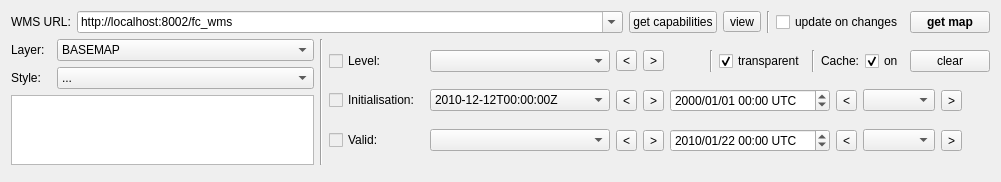
<ui version="4.0" >
 <class>WMSDockWidget</class>
 <widget class="QWidget" name="WMSDockWidget" >
  <property name="geometry" >
   <rect>
    <x>0</x>
    <y>0</y>
    <width>1001</width>
    <height>155</height>
   </rect>
  </property>
  <property name="sizePolicy" >
   <sizepolicy vsizetype="Minimum" hsizetype="Expanding" >
    <horstretch>0</horstretch>
    <verstretch>0</verstretch>
   </sizepolicy>
  </property>
  <property name="minimumSize" >
   <size>
    <width>1001</width>
    <height>0</height>
   </size>
  </property>
  <property name="maximumSize" >
   <size>
    <width>16777215</width>
    <height>155</height>
   </size>
  </property>
  <property name="windowTitle" >
   <string>WMS Dock Widget</string>
  </property>
  <layout class="QVBoxLayout" name="verticalLayout_4" >
   <item>
    <layout class="QHBoxLayout" name="horizontalLayout_9" >
     <item>
      <widget class="QLabel" name="label_7" >
       <property name="text" >
        <string>WMS URL:</string>
       </property>
      </widget>
     </item>
     <item>
      <widget class="QComboBox" name="cbWMS_URL" >
       <property name="sizePolicy" >
        <sizepolicy vsizetype="Fixed" hsizetype="Expanding" >
         <horstretch>0</horstretch>
         <verstretch>0</verstretch>
        </sizepolicy>
       </property>
       <property name="toolTip" >
        <string>Enter a valid WMS URL here.</string>
       </property>
       <property name="editable" >
        <bool>true</bool>
       </property>
       <item>
        <property name="text" >
         <string>http://localhost:8002/fc_wms</string>
        </property>
       </item>
       <item>
        <property name="text" >
         <string>http://osm.omniscale.net/proxy/service</string>
        </property>
       </item>
      </widget>
     </item>
     <item>
      <widget class="QPushButton" name="btGetCapabilities" >
       <property name="toolTip" >
        <string>Request the capabilities from the WMS server.</string>
       </property>
       <property name="text" >
        <string>get capabilities</string>
       </property>
      </widget>
     </item>
     <item>
      <widget class="QToolButton" name="tbViewCapabilities" >
       <property name="text" >
        <string>view</string>
       </property>
      </widget>
     </item>
     <item>
      <widget class="Line" name="line_4" >
       <property name="orientation" >
        <enum>Qt::Vertical</enum>
       </property>
      </widget>
     </item>
     <item>
      <widget class="QCheckBox" name="cbAutoUpdate" >
       <property name="sizePolicy" >
        <sizepolicy vsizetype="Minimum" hsizetype="Minimum" >
         <horstretch>0</horstretch>
         <verstretch>0</verstretch>
        </sizepolicy>
       </property>
       <property name="maximumSize" >
        <size>
         <width>200</width>
         <height>16777215</height>
        </size>
       </property>
       <property name="toolTip" >
        <string>Automatically request an updated map when the layer parameters have changed.</string>
       </property>
       <property name="text" >
        <string>update on changes</string>
       </property>
      </widget>
     </item>
     <item>
      <widget class="QPushButton" name="btGetMap" >
       <property name="maximumSize" >
        <size>
         <width>200</width>
         <height>16777215</height>
        </size>
       </property>
       <property name="font" >
        <font>
         <weight>75</weight>
         <bold>true</bold>
        </font>
       </property>
       <property name="toolTip" >
        <string>Request a map with the specifed parameters.</string>
       </property>
       <property name="text" >
        <string>get map</string>
       </property>
      </widget>
     </item>
    </layout>
   </item>
   <item>
    <layout class="QHBoxLayout" name="horizontalLayout_5" >
     <item>
      <layout class="QVBoxLayout" name="verticalLayout" >
       <item>
        <layout class="QHBoxLayout" name="horizontalLayout" >
         <item>
          <widget class="QLabel" name="label_8" >
           <property name="sizePolicy" >
            <sizepolicy vsizetype="Preferred" hsizetype="Fixed" >
             <horstretch>0</horstretch>
             <verstretch>0</verstretch>
            </sizepolicy>
           </property>
           <property name="minimumSize" >
            <size>
             <width>40</width>
             <height>0</height>
            </size>
           </property>
           <property name="text" >
            <string>Layer:</string>
           </property>
          </widget>
         </item>
         <item>
          <widget class="QComboBox" name="cbLayer" >
           <property name="sizePolicy" >
            <sizepolicy vsizetype="Minimum" hsizetype="MinimumExpanding" >
             <horstretch>0</horstretch>
             <verstretch>0</verstretch>
            </sizepolicy>
           </property>
           <property name="minimumSize" >
            <size>
             <width>200</width>
             <height>0</height>
            </size>
           </property>
           <property name="maximumSize" >
            <size>
             <width>16777215</width>
             <height>16777215</height>
            </size>
           </property>
           <property name="sizeAdjustPolicy" >
            <enum>QComboBox::AdjustToContentsOnFirstShow</enum>
           </property>
           <property name="minimumContentsLength" >
            <number>0</number>
           </property>
           <item>
            <property name="text" >
             <string>BASEMAP</string>
            </property>
           </item>
           <item>
            <property name="text" >
             <string>MSLP</string>
            </property>
           </item>
           <item>
            <property name="text" >
             <string>TCC</string>
            </property>
           </item>
          </widget>
         </item>
        </layout>
       </item>
       <item>
        <layout class="QHBoxLayout" name="horizontalLayout_2" >
         <item>
          <widget class="QLabel" name="label_11" >
           <property name="sizePolicy" >
            <sizepolicy vsizetype="Preferred" hsizetype="Fixed" >
             <horstretch>0</horstretch>
             <verstretch>0</verstretch>
            </sizepolicy>
           </property>
           <property name="minimumSize" >
            <size>
             <width>40</width>
             <height>0</height>
            </size>
           </property>
           <property name="text" >
            <string>Style:</string>
           </property>
          </widget>
         </item>
         <item>
          <widget class="QComboBox" name="cbStyle" >
           <property name="sizePolicy" >
            <sizepolicy vsizetype="Minimum" hsizetype="MinimumExpanding" >
             <horstretch>0</horstretch>
             <verstretch>0</verstretch>
            </sizepolicy>
           </property>
           <property name="minimumSize" >
            <size>
             <width>200</width>
             <height>0</height>
            </size>
           </property>
           <property name="maximumSize" >
            <size>
             <width>16777215</width>
             <height>16777215</height>
            </size>
           </property>
           <property name="sizeAdjustPolicy" >
            <enum>QComboBox::AdjustToContentsOnFirstShow</enum>
           </property>
           <property name="frame" >
            <bool>true</bool>
           </property>
           <item>
            <property name="text" >
             <string>...</string>
            </property>
           </item>
          </widget>
         </item>
        </layout>
       </item>
       <item>
        <widget class="QTextEdit" name="teLayerAbstract" >
         <property name="minimumSize" >
          <size>
           <width>242</width>
           <height>0</height>
          </size>
         </property>
         <property name="readOnly" >
          <bool>true</bool>
         </property>
         <property name="html" >
          <string>&lt;!DOCTYPE HTML PUBLIC "-//W3C//DTD HTML 4.0//EN" "http://www.w3.org/TR/REC-html40/strict.dtd">
&lt;html>&lt;head>&lt;meta name="qrichtext" content="1" />&lt;style type="text/css">
p, li { white-space: pre-wrap; }
&lt;/style>&lt;/head>&lt;body style=" font-family:'Sans Serif'; font-size:10pt; font-weight:400; font-style:normal;">
&lt;p style="-qt-paragraph-type:empty; margin-top:0px; margin-bottom:0px; margin-left:0px; margin-right:0px; -qt-block-indent:0; text-indent:0px;">&lt;/p>&lt;/body>&lt;/html></string>
         </property>
        </widget>
       </item>
      </layout>
     </item>
     <item>
      <widget class="Line" name="line_2" >
       <property name="orientation" >
        <enum>Qt::Vertical</enum>
       </property>
      </widget>
     </item>
     <item>
      <layout class="QVBoxLayout" name="verticalLayout_2" >
       <item>
        <layout class="QHBoxLayout" name="horizontalLayout_4" >
         <item>
          <widget class="QCheckBox" name="cbLevelOn" >
           <property name="enabled" >
            <bool>false</bool>
           </property>
           <property name="minimumSize" >
            <size>
             <width>95</width>
             <height>0</height>
            </size>
           </property>
           <property name="maximumSize" >
            <size>
             <width>120</width>
             <height>16777215</height>
            </size>
           </property>
           <property name="palette" >
            <palette>
             <active>
              <colorrole role="WindowText" >
               <brush brushstyle="SolidPattern" >
                <color alpha="255" >
                 <red>20</red>
                 <green>19</green>
                 <blue>18</blue>
                </color>
               </brush>
              </colorrole>
             </active>
             <inactive>
              <colorrole role="WindowText" >
               <brush brushstyle="SolidPattern" >
                <color alpha="255" >
                 <red>20</red>
                 <green>19</green>
                 <blue>18</blue>
                </color>
               </brush>
              </colorrole>
             </inactive>
             <disabled>
              <colorrole role="WindowText" >
               <brush brushstyle="SolidPattern" >
                <color alpha="255" >
                 <red>0</red>
                 <green>0</green>
                 <blue>0</blue>
                </color>
               </brush>
              </colorrole>
             </disabled>
            </palette>
           </property>
           <property name="text" >
            <string>Level:</string>
           </property>
           <property name="checkable" >
            <bool>true</bool>
           </property>
          </widget>
         </item>
         <item>
          <widget class="QComboBox" name="cbLevel" >
           <property name="sizePolicy" >
            <sizepolicy vsizetype="Fixed" hsizetype="Minimum" >
             <horstretch>0</horstretch>
             <verstretch>0</verstretch>
            </sizepolicy>
           </property>
           <property name="minimumSize" >
            <size>
             <width>180</width>
             <height>0</height>
            </size>
           </property>
           <property name="maximumSize" >
            <size>
             <width>250</width>
             <height>16777215</height>
            </size>
           </property>
           <property name="toolTip" >
            <string>Elevation values provided by the WMS server.</string>
           </property>
          </widget>
         </item>
         <item>
          <widget class="QToolButton" name="tbLevel_back" >
           <property name="text" >
            <string>&lt;</string>
           </property>
          </widget>
         </item>
         <item>
          <widget class="QToolButton" name="tbLevel_fwd" >
           <property name="text" >
            <string>></string>
           </property>
          </widget>
         </item>
         <item>
          <spacer name="horizontalSpacer" >
           <property name="orientation" >
            <enum>Qt::Horizontal</enum>
           </property>
           <property name="sizeHint" stdset="0" >
            <size>
             <width>40</width>
             <height>20</height>
            </size>
           </property>
          </spacer>
         </item>
         <item>
          <widget class="Line" name="line_5" >
           <property name="orientation" >
            <enum>Qt::Vertical</enum>
           </property>
          </widget>
         </item>
         <item>
          <widget class="QCheckBox" name="cbTransparent" >
           <property name="text" >
            <string>transparent</string>
           </property>
           <property name="checked" >
            <bool>true</bool>
           </property>
          </widget>
         </item>
         <item>
          <widget class="Line" name="line_3" >
           <property name="orientation" >
            <enum>Qt::Vertical</enum>
           </property>
          </widget>
         </item>
         <item>
          <widget class="QLabel" name="label" >
           <property name="text" >
            <string>Cache:</string>
           </property>
          </widget>
         </item>
         <item>
          <widget class="QCheckBox" name="cbCacheEnabled" >
           <property name="toolTip" >
            <string>Enable the image cache (retrieved images will be stored locally to speed up repeated retrievals).</string>
           </property>
           <property name="text" >
            <string>on</string>
           </property>
           <property name="checked" >
            <bool>true</bool>
           </property>
           <property name="tristate" >
            <bool>false</bool>
           </property>
          </widget>
         </item>
         <item>
          <widget class="QPushButton" name="btClearCache" >
           <property name="toolTip" >
            <string>Clear all cache contents.</string>
           </property>
           <property name="text" >
            <string>clear</string>
           </property>
          </widget>
         </item>
        </layout>
       </item>
       <item>
        <layout class="QHBoxLayout" name="horizontalLayout_3" >
         <item>
          <widget class="QCheckBox" name="cbInitialisationOn" >
           <property name="enabled" >
            <bool>false</bool>
           </property>
           <property name="minimumSize" >
            <size>
             <width>95</width>
             <height>0</height>
            </size>
           </property>
           <property name="maximumSize" >
            <size>
             <width>120</width>
             <height>16777215</height>
            </size>
           </property>
           <property name="palette" >
            <palette>
             <active>
              <colorrole role="WindowText" >
               <brush brushstyle="SolidPattern" >
                <color alpha="255" >
                 <red>20</red>
                 <green>19</green>
                 <blue>18</blue>
                </color>
               </brush>
              </colorrole>
             </active>
             <inactive>
              <colorrole role="WindowText" >
               <brush brushstyle="SolidPattern" >
                <color alpha="255" >
                 <red>20</red>
                 <green>19</green>
                 <blue>18</blue>
                </color>
               </brush>
              </colorrole>
             </inactive>
             <disabled>
              <colorrole role="WindowText" >
               <brush brushstyle="SolidPattern" >
                <color alpha="255" >
                 <red>0</red>
                 <green>0</green>
                 <blue>0</blue>
                </color>
               </brush>
              </colorrole>
             </disabled>
            </palette>
           </property>
           <property name="text" >
            <string>Initialisation:</string>
           </property>
          </widget>
         </item>
         <item>
          <widget class="QComboBox" name="cbInitTime" >
           <property name="sizePolicy" >
            <sizepolicy vsizetype="Fixed" hsizetype="Minimum" >
             <horstretch>0</horstretch>
             <verstretch>0</verstretch>
            </sizepolicy>
           </property>
           <property name="minimumSize" >
            <size>
             <width>180</width>
             <height>0</height>
            </size>
           </property>
           <property name="maximumSize" >
            <size>
             <width>250</width>
             <height>16777215</height>
            </size>
           </property>
           <property name="toolTip" >
            <string>Forecast initialisation time (base time) values provided by the WMS server.</string>
           </property>
           <item>
            <property name="text" >
             <string>2010-12-12T00:00:00Z</string>
            </property>
           </item>
          </widget>
         </item>
         <item>
          <widget class="QToolButton" name="tbInitTime_cbback" >
           <property name="text" >
            <string>&lt;</string>
           </property>
          </widget>
         </item>
         <item>
          <widget class="QToolButton" name="tbInitTime_cbfwd" >
           <property name="text" >
            <string>></string>
           </property>
          </widget>
         </item>
         <item>
          <widget class="QDateTimeEdit" name="dteInitTime" >
           <property name="minimumSize" >
            <size>
             <width>160</width>
             <height>0</height>
            </size>
           </property>
           <property name="maximumSize" >
            <size>
             <width>160</width>
             <height>16777215</height>
            </size>
           </property>
           <property name="font" >
            <font>
             <weight>50</weight>
             <bold>false</bold>
             <strikeout>false</strikeout>
            </font>
           </property>
           <property name="toolTip" >
            <string>You can also specify an initialisation date here.</string>
           </property>
           <property name="correctionMode" >
            <enum>QAbstractSpinBox::CorrectToPreviousValue</enum>
           </property>
           <property name="displayFormat" >
            <string>yyyy/MM/dd hh:mm UTC</string>
           </property>
           <property name="calendarPopup" >
            <bool>false</bool>
           </property>
           <property name="timeSpec" >
            <enum>Qt::UTC</enum>
           </property>
          </widget>
         </item>
         <item>
          <widget class="QToolButton" name="tbInitTime_back" >
           <property name="text" >
            <string>&lt;</string>
           </property>
          </widget>
         </item>
         <item>
          <widget class="QComboBox" name="cbInitTime_step" />
         </item>
         <item>
          <widget class="QToolButton" name="tbInitTime_fwd" >
           <property name="text" >
            <string>></string>
           </property>
          </widget>
         </item>
         <item>
          <spacer name="horizontalSpacer_2" >
           <property name="orientation" >
            <enum>Qt::Horizontal</enum>
           </property>
           <property name="sizeHint" stdset="0" >
            <size>
             <width>10</width>
             <height>20</height>
            </size>
           </property>
          </spacer>
         </item>
        </layout>
       </item>
       <item>
        <layout class="QHBoxLayout" name="horizontalLayout_8" >
         <item>
          <widget class="QCheckBox" name="cbValidOn" >
           <property name="enabled" >
            <bool>false</bool>
           </property>
           <property name="minimumSize" >
            <size>
             <width>95</width>
             <height>0</height>
            </size>
           </property>
           <property name="maximumSize" >
            <size>
             <width>120</width>
             <height>16777215</height>
            </size>
           </property>
           <property name="palette" >
            <palette>
             <active>
              <colorrole role="WindowText" >
               <brush brushstyle="SolidPattern" >
                <color alpha="255" >
                 <red>20</red>
                 <green>19</green>
                 <blue>18</blue>
                </color>
               </brush>
              </colorrole>
             </active>
             <inactive>
              <colorrole role="WindowText" >
               <brush brushstyle="SolidPattern" >
                <color alpha="255" >
                 <red>20</red>
                 <green>19</green>
                 <blue>18</blue>
                </color>
               </brush>
              </colorrole>
             </inactive>
             <disabled>
              <colorrole role="WindowText" >
               <brush brushstyle="SolidPattern" >
                <color alpha="255" >
                 <red>0</red>
                 <green>0</green>
                 <blue>0</blue>
                </color>
               </brush>
              </colorrole>
             </disabled>
            </palette>
           </property>
           <property name="text" >
            <string>Valid:</string>
           </property>
          </widget>
         </item>
         <item>
          <widget class="QComboBox" name="cbValidTime" >
           <property name="sizePolicy" >
            <sizepolicy vsizetype="Fixed" hsizetype="Minimum" >
             <horstretch>0</horstretch>
             <verstretch>0</verstretch>
            </sizepolicy>
           </property>
           <property name="minimumSize" >
            <size>
             <width>180</width>
             <height>0</height>
            </size>
           </property>
           <property name="maximumSize" >
            <size>
             <width>250</width>
             <height>16777215</height>
            </size>
           </property>
           <property name="toolTip" >
            <string>Valid time values provided by the WMS server.</string>
           </property>
          </widget>
         </item>
         <item>
          <widget class="QToolButton" name="tbValidTime_cbback" >
           <property name="text" >
            <string>&lt;</string>
           </property>
          </widget>
         </item>
         <item>
          <widget class="QToolButton" name="tbValidTime_cbfwd" >
           <property name="text" >
            <string>></string>
           </property>
          </widget>
         </item>
         <item>
          <widget class="QDateTimeEdit" name="dteValidTime" >
           <property name="minimumSize" >
            <size>
             <width>160</width>
             <height>0</height>
            </size>
           </property>
           <property name="maximumSize" >
            <size>
             <width>160</width>
             <height>16777215</height>
            </size>
           </property>
           <property name="toolTip" >
            <string>Specify the time value here, especially if the server does not provide predefined values. Keep in mind that the specified value may not be available from the server, though.</string>
           </property>
           <property name="date" >
            <date>
             <year>2010</year>
             <month>1</month>
             <day>22</day>
            </date>
           </property>
           <property name="minimumDateTime" >
            <datetime>
             <hour>12</hour>
             <minute>0</minute>
             <second>0</second>
             <year>2000</year>
             <month>1</month>
             <day>1</day>
            </datetime>
           </property>
           <property name="minimumDate" >
            <date>
             <year>2000</year>
             <month>1</month>
             <day>1</day>
            </date>
           </property>
           <property name="minimumTime" >
            <time>
             <hour>12</hour>
             <minute>0</minute>
             <second>0</second>
            </time>
           </property>
           <property name="displayFormat" >
            <string>yyyy/MM/dd hh:mm UTC</string>
           </property>
           <property name="calendarPopup" >
            <bool>false</bool>
           </property>
           <property name="timeSpec" >
            <enum>Qt::UTC</enum>
           </property>
          </widget>
         </item>
         <item>
          <widget class="QToolButton" name="tbValidTime_back" >
           <property name="text" >
            <string>&lt;</string>
           </property>
          </widget>
         </item>
         <item>
          <widget class="QComboBox" name="cbValidTime_step" />
         </item>
         <item>
          <widget class="QToolButton" name="tbValidTime_fwd" >
           <property name="text" >
            <string>></string>
           </property>
          </widget>
         </item>
         <item>
          <spacer name="horizontalSpacer_3" >
           <property name="orientation" >
            <enum>Qt::Horizontal</enum>
           </property>
           <property name="sizeHint" stdset="0" >
            <size>
             <width>10</width>
             <height>20</height>
            </size>
           </property>
          </spacer>
         </item>
        </layout>
       </item>
      </layout>
     </item>
    </layout>
   </item>
   <item>
    <widget class="Line" name="line" >
     <property name="orientation" >
      <enum>Qt::Vertical</enum>
     </property>
    </widget>
   </item>
  </layout>
 </widget>
 <resources/>
 <connections/>
</ui>
